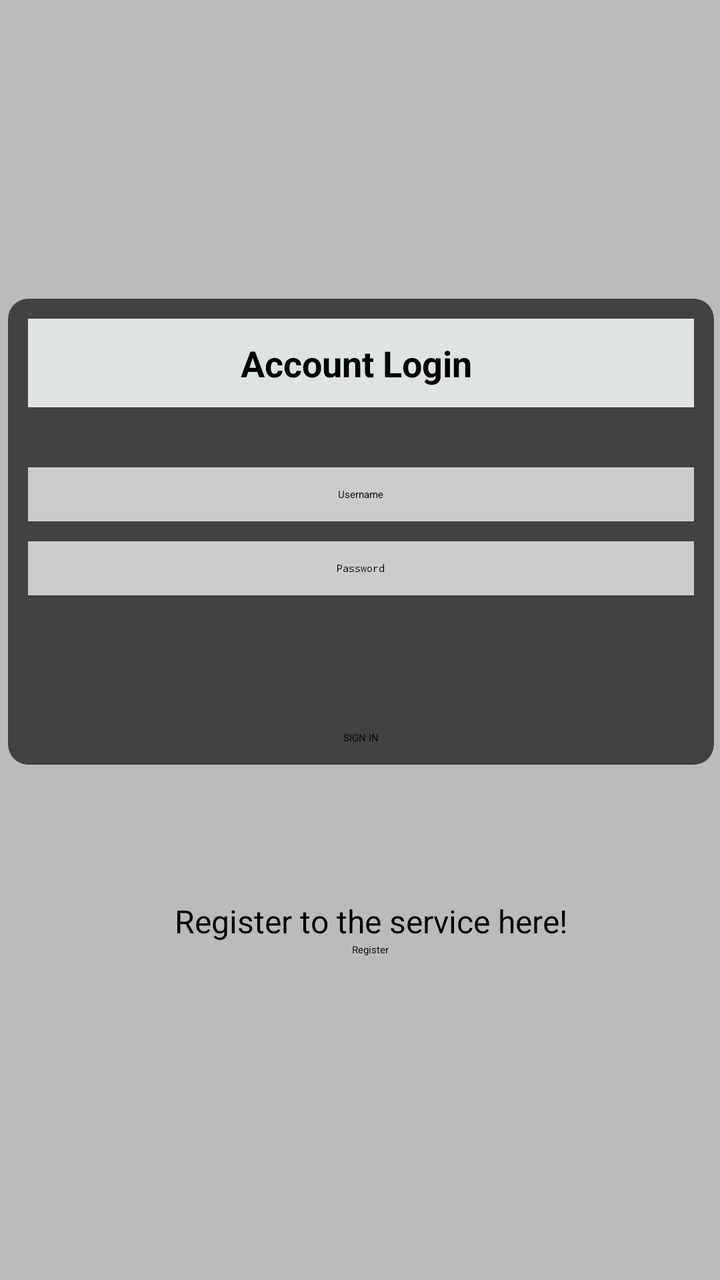
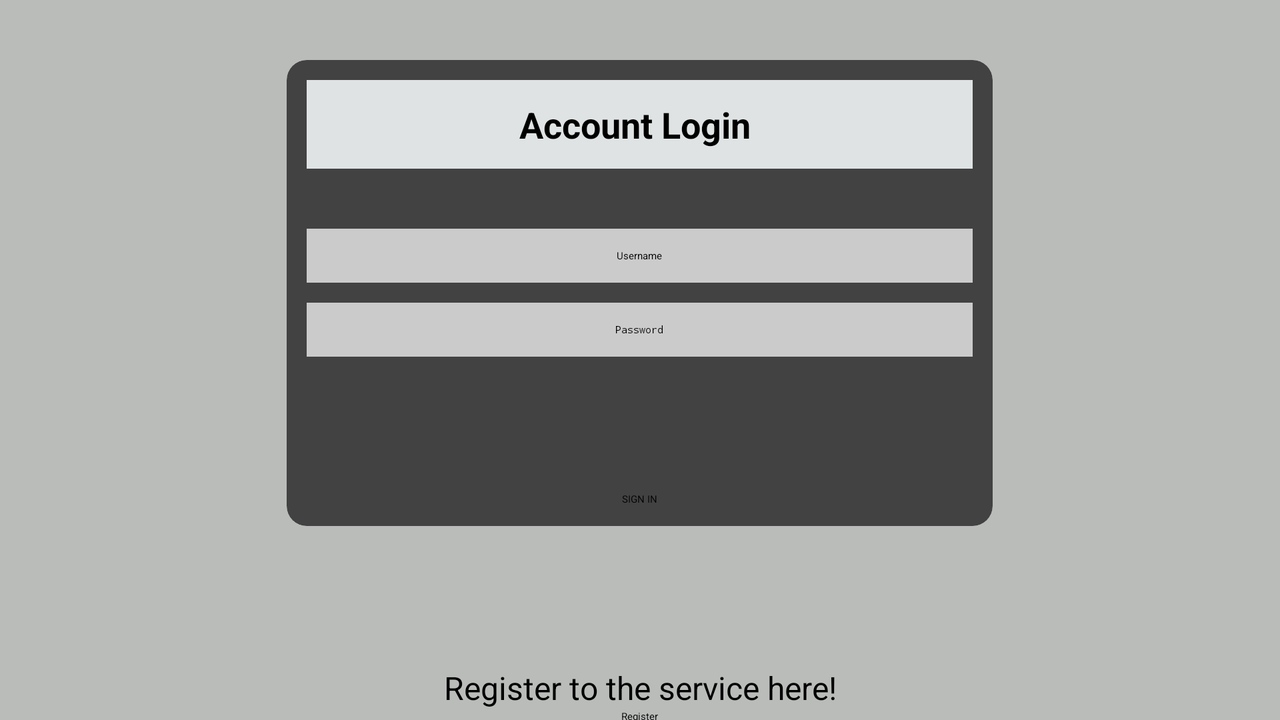

First picture: res/layout/ on a phone held upright. Second picture: the repository's own variant of that layout, on a device whose configuration matches the variant's folder. Source for both follows.
<!-- AndroidManifest.xml: application theme Theme.TodoApp -->
<!-- res/layout/activity_login.xml -->
<?xml version="1.0" encoding="utf-8"?>
<androidx.constraintlayout.widget.ConstraintLayout xmlns:android="http://schemas.android.com/apk/res/android"
    xmlns:app="http://schemas.android.com/apk/res-auto"
    xmlns:tools="http://schemas.android.com/tools"
    android:layout_width="match_parent"
    android:layout_height="match_parent"
    android:background="#B9BCB9"
    tools:context=".LoginActivity">

    
    <androidx.cardview.widget.CardView
        android:id="@+id/cardView2"
        android:layout_width="353dp"
        android:layout_height="wrap_content"
        app:cardCornerRadius="10dp"
        app:layout_constraintBottom_toBottomOf="parent"
        app:layout_constraintEnd_toEndOf="parent"
        app:layout_constraintHorizontal_bias="0.57"
        app:layout_constraintStart_toStartOf="parent"
        app:layout_constraintTop_toTopOf="parent"
        app:layout_constraintVertical_bias="0.367">

        
        <LinearLayout
            android:layout_width="match_parent"
            android:layout_height="wrap_content"
            android:orientation="vertical"
            android:padding="10dp">

            
            <LinearLayout
                android:layout_width="match_parent"
                android:layout_height="206dp"
                android:orientation="vertical">

                
                <TextView
                    android:id="@+id/signup_activity_tv_title"
                    android:layout_width="match_parent"
                    android:layout_height="wrap_content"
                    android:layout_marginBottom="30dp"
                    android:background="#DFE3E3"
                    android:gravity="center"
                    android:padding="10dp"
                    android:text="Account Login "
                    android:textColor="#000000"
                    android:textSize="18sp"
                    android:textStyle="bold" />

                
                <EditText
                    android:id="@+id/login_activity_et_name"
                    android:layout_width="match_parent"
                    android:layout_height="wrap_content"
                    android:layout_marginTop="0dp"
                    android:layout_marginBottom="10dp"
                    android:background="#FFFFFF"
                    android:backgroundTint="#CCCBCB"
                    android:ems="10"
                    android:gravity="center_horizontal"
                    android:hint="@string/username_login_hint"
                    android:inputType="textPersonName"
                    android:padding="10dp" />

                
                <EditText
                    android:id="@+id/login_activity_et_password"
                    android:layout_width="match_parent"
                    android:layout_height="wrap_content"
                    android:layout_marginBottom="0dp"
                    android:background="#FDFCFC"
                    android:backgroundTint="#CCCBCB"
                    android:ems="10"
                    android:gravity="center_horizontal"
                    android:hint="@string/password_login_hint"
                    android:inputType="textPersonName|textPassword"
                    android:padding="10dp" />

            </LinearLayout>

            
            <Button
                android:id="@+id/login_activity_btn_login"
                android:layout_width="match_parent"
                android:layout_height="wrap_content"
                android:layout_gravity="center"
                android:gravity="center"
                android:text="@string/login"
                android:textColor="#000000"
                app:backgroundTint="#F1E047" />
        </LinearLayout>

    </androidx.cardview.widget.CardView>

    
    <LinearLayout
        android:layout_width="274dp"
        android:layout_height="wrap_content"
        android:orientation="vertical"
        app:layout_constraintBottom_toBottomOf="parent"
        app:layout_constraintEnd_toEndOf="parent"
        app:layout_constraintHorizontal_bias="0.562"
        app:layout_constraintStart_toStartOf="parent"
        app:layout_constraintTop_toBottomOf="@+id/cardView2"
        app:layout_constraintVertical_bias="0.294">

        
        <TextView
            android:id="@+id/textView8"
            android:layout_width="match_parent"
            android:layout_height="wrap_content"
            android:gravity="center"
            android:text="Register to the service here!"
            android:textColor="#000000"
            android:textSize="16sp" />

        
        <Button
            android:id="@+id/login_activity_btn_signup"
            android:layout_width="wrap_content"
            android:layout_height="wrap_content"
            android:layout_gravity="center"
            android:text="@string/signup"
            android:textColor="#000000"
            app:backgroundTint="#F1E047" />
    </LinearLayout>

</androidx.constraintlayout.widget.ConstraintLayout>
<!-- resources referenced by this layout -->
<resources>
  <string name="login">SIGN IN</string>
  <string name="password_login_hint">Password</string>
  <string name="signup">Register</string>
  <string name="username_login_hint">Username</string>
</resources>
<!-- res/layout-land/activity_login.xml (the repository's variant of the layout above) -->
<!-- drawn on the phone turned sideways -->
<?xml version="1.0" encoding="utf-8"?>
<androidx.constraintlayout.widget.ConstraintLayout xmlns:android="http://schemas.android.com/apk/res/android"
    xmlns:app="http://schemas.android.com/apk/res-auto"
    xmlns:tools="http://schemas.android.com/tools"
    android:layout_width="match_parent"
    android:layout_height="match_parent"
    android:background="#B9BCB9"
    tools:context=".LoginActivity">

    
    <ScrollView
        android:layout_width="match_parent"
        android:layout_height="match_parent">

        
        <LinearLayout
            android:layout_width="match_parent"
            android:layout_height="match_parent"
            android:orientation="vertical">

            
            <androidx.cardview.widget.CardView
                android:id="@+id/cardView2"
                android:layout_width="353dp"
                android:layout_height="wrap_content"
                android:layout_gravity="center"
                app:cardCornerRadius="10dp"
                android:layout_marginTop="30dp"
                android:layout_marginBottom="50dp">

                
                <LinearLayout
                    android:layout_width="match_parent"
                    android:layout_height="wrap_content"
                    android:orientation="vertical"
                    android:padding="10dp">

                    
                    <LinearLayout
                        android:layout_width="match_parent"
                        android:layout_height="206dp"
                        android:orientation="vertical">

                        
                        <TextView
                            android:id="@+id/signup_activity_tv_title"
                            android:layout_width="match_parent"
                            android:layout_height="wrap_content"
                            android:layout_marginBottom="30dp"
                            android:background="#DFE3E3"
                            android:gravity="center"
                            android:padding="10dp"
                            android:text="Account Login "
                            android:textColor="#000000"
                            android:textSize="18sp"
                            android:textStyle="bold" />

                        
                        <EditText
                            android:id="@+id/login_activity_et_name"
                            android:layout_width="match_parent"
                            android:layout_height="wrap_content"
                            android:layout_marginTop="0dp"
                            android:layout_marginBottom="10dp"
                            android:background="#FFFFFF"
                            android:backgroundTint="#CCCBCB"
                            android:ems="10"
                            android:gravity="center_horizontal"
                            android:hint="@string/username_login_hint"
                            android:inputType="textPersonName"
                            android:padding="10dp" />

                        
                        <EditText
                            android:id="@+id/login_activity_et_password"
                            android:layout_width="match_parent"
                            android:layout_height="wrap_content"
                            android:layout_marginBottom="0dp"
                            android:background="#FDFCFC"
                            android:backgroundTint="#CCCBCB"
                            android:ems="10"
                            android:gravity="center_horizontal"
                            android:hint="@string/password_login_hint"
                            android:inputType="textPersonName|textPassword"
                            android:padding="10dp" />

                    </LinearLayout>

                    
                    <Button
                        android:id="@+id/login_activity_btn_login"
                        android:layout_width="match_parent"
                        android:layout_height="wrap_content"
                        android:layout_gravity="center"
                        android:gravity="center"
                        android:text="@string/login"
                        android:textColor="#000000"
                        app:backgroundTint="#F1E047" />
                </LinearLayout>

            </androidx.cardview.widget.CardView>

            
            <LinearLayout
                android:layout_width="274dp"
                android:layout_height="wrap_content"
                android:layout_gravity="center"
                android:layout_marginTop="20dp"
                android:orientation="vertical"
                app:layout_constraintTop_toBottomOf="@+id/cardView2">

                
                <TextView
                    android:id="@+id/textView8"
                    android:layout_width="match_parent"
                    android:layout_height="wrap_content"
                    android:gravity="center"
                    android:text="Register to the service here!"
                    android:textColor="#000000"
                    android:textSize="16sp" />

                
                <Button
                    android:id="@+id/login_activity_btn_signup"
                    android:layout_width="wrap_content"
                    android:layout_height="wrap_content"
                    android:layout_gravity="center"
                    android:text="@string/signup"
                    android:textColor="#000000"
                    app:backgroundTint="#F1E047" />
            </LinearLayout>
        </LinearLayout>
    </ScrollView>

</androidx.constraintlayout.widget.ConstraintLayout>
